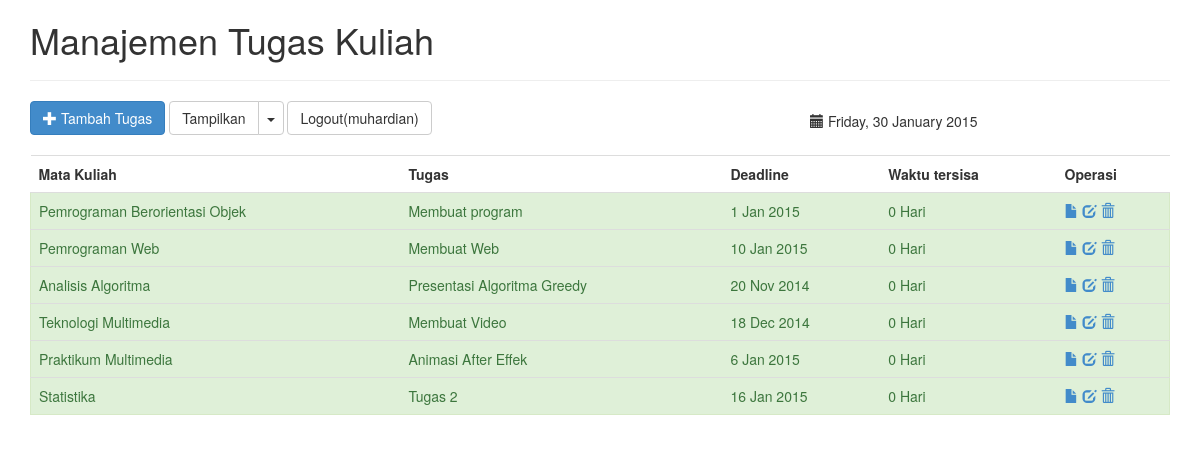
The app's page /index.php?sortir=selesai (signed in) with its own data.
### tables this page shows
CREATE TABLE IF NOT EXISTS `tugas` (
`id` int(5) NOT NULL,
  `matakul` varchar(32) DEFAULT NULL,
  `judul` varchar(64) DEFAULT NULL,
  `deskripsi` text,
  `jenis` int(2) DEFAULT '1' COMMENT '1 = individu, 2 = kelompok',
  `deadline` date DEFAULT NULL,
  `selesai` int(2) DEFAULT '0' COMMENT '0 = belum selesai, 1 = selesai'
);

### tampil.php (the view)
<?php
$query = mysqli_query($koneksi, "SELECT * FROM tugas;") or die("<b>Error: </b>" . mysqli_error($koneksi));
if(isset($_GET['sortir'])){
	if($_GET['sortir'] == "selesai"){
		$query = mysqli_query($koneksi, "SELECT * FROM tugas WHERE selesai='1';") or die("<b>Error: </b>" . mysqli_error($koneksi));
	}
	elseif($_GET['sortir'] == "belum"){
		$query = mysqli_query($koneksi, "SELECT * FROM tugas WHERE selesai='0';") or die("<b>Error: </b>" . mysqli_error($koneksi));
	}
	elseif($_GET['sortir'] == "h-1"){}
	elseif($_GET['sortir'] == "tidakdikerjakan"){
	}
	else{}
}
while($tugas=mysqli_fetch_array($query)){
	$sekarang = time();
    $deadline = strtotime($tugas['deadline']);
    $beda = $deadline - $sekarang;
    $sisa_hari = floor($beda/(60*60*24));
	if(($sisa_hari <= 0) && ($tugas['selesai'] == 0)){
		$bg = "alert alert-danger";
	} elseif ($tugas['selesai'] == 1) {
		$bg = "alert alert-success";
		if($sisa_hari < 0) $sisa_hari = 0;
	} elseif($sisa_hari == 1){
		$bg = "alert alert-warning";
	} else {
		$bg = "";
	}
	echo "<tr class='$bg'>";
	echo "<td>".$tugas['matakul']."</td>";
	echo "<td>".$tugas['judul']."</td>";
	echo "<td>".date("j M Y", strtotime($tugas['deadline']))."</td>";
	echo "<td>$sisa_hari Hari</td>";
	echo "<td>
		<a href='detail.php?id=".$tugas['id']."' class='glyphicon glyphicon-file' title='Lihat Detail'></a>
		<a href='edit.php?id=".$tugas['id']."' class='glyphicon glyphicon-edit' title='Edit'></a>
		<a href='hapus.php?id=".$tugas['id']."' class='glyphicon glyphicon-trash' title='Hapus'></a>
		</td>";
	echo "</tr>";
}
?>

### records on screen
tugas: matakul "Pemrograman Berorientasi Objek", judul "Membuat program", deadline "1 Jan 2015", deadline "0"
tugas: matakul "Pemrograman Web", judul "Membuat Web", deadline "10 Jan 2015", deadline "0"
tugas: matakul "Analisis Algoritma", judul "Presentasi Algoritma Greedy", deadline "20 Nov 2014", deadline "0"
tugas: matakul "Teknologi Multimedia", judul "Membuat Video", deadline "18 Dec 2014", deadline "0"
tugas: matakul "Praktikum Multimedia", judul "Animasi After Effek", deadline "6 Jan 2015", deadline "0"
tugas: matakul "Statistika", judul "Tugas 2", deadline "16 Jan 2015", deadline "0"

### other values on screen
$_SESSION['login'] "muhardian"
